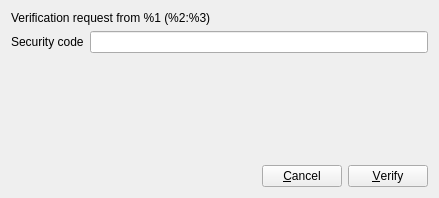
<?xml version="1.0" encoding="UTF-8"?>
<ui version="4.0">
 <class>SecurityCodePrompt</class>
 <widget class="QWidget" name="SecurityCodePrompt">
  <property name="geometry">
   <rect>
    <x>0</x>
    <y>0</y>
    <width>439</width>
    <height>198</height>
   </rect>
  </property>
  <property name="windowTitle">
   <string>Verify security code</string>
  </property>
  <layout class="QVBoxLayout" name="verticalLayout">
   <item>
    <layout class="QHBoxLayout" name="horizontalLayout_3">
     <item>
      <widget class="QLabel" name="infoLabel">
       <property name="text">
        <string>Verification request from %1 (%2:%3)</string>
       </property>
      </widget>
     </item>
    </layout>
   </item>
   <item>
    <layout class="QHBoxLayout" name="horizontalLayout_2">
     <item>
      <widget class="QLabel" name="label">
       <property name="text">
        <string>Security code</string>
       </property>
      </widget>
     </item>
     <item>
      <widget class="QLineEdit" name="codeLineEdit"/>
     </item>
    </layout>
   </item>
   <item>
    <spacer name="verticalSpacer">
     <property name="orientation">
      <enum>Qt::Vertical</enum>
     </property>
     <property name="sizeHint" stdset="0">
      <size>
       <width>20</width>
       <height>40</height>
      </size>
     </property>
    </spacer>
   </item>
   <item>
    <layout class="QHBoxLayout" name="horizontalLayout">
     <item>
      <spacer name="horizontalSpacer">
       <property name="orientation">
        <enum>Qt::Horizontal</enum>
       </property>
       <property name="sizeHint" stdset="0">
        <size>
         <width>40</width>
         <height>20</height>
        </size>
       </property>
      </spacer>
     </item>
     <item>
      <widget class="QPushButton" name="cancelButton">
       <property name="text">
        <string>&amp;Cancel</string>
       </property>
      </widget>
     </item>
     <item>
      <widget class="QPushButton" name="verifyButton">
       <property name="text">
        <string>&amp;Verify</string>
       </property>
      </widget>
     </item>
    </layout>
   </item>
  </layout>
 </widget>
 <resources/>
 <connections/>
</ui>
